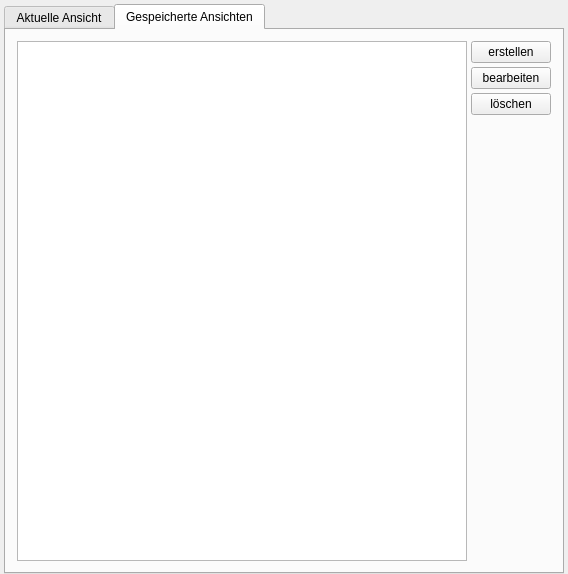
<ui version="4.0" >
 <class>ConfigDglViewClass</class>
 <widget class="QWidget" name="ConfigDglViewClass" >
  <property name="geometry" >
   <rect>
    <x>0</x>
    <y>0</y>
    <width>568</width>
    <height>574</height>
   </rect>
  </property>
  <property name="windowTitle" >
   <string>ConfigDglView</string>
  </property>
  <layout class="QVBoxLayout" >
   <property name="leftMargin" >
    <number>4</number>
   </property>
   <property name="topMargin" >
    <number>4</number>
   </property>
   <property name="rightMargin" >
    <number>4</number>
   </property>
   <property name="bottomMargin" >
    <number>0</number>
   </property>
   <item>
    <widget class="QTabWidget" name="tabWidget" >
     <property name="tabShape" >
      <enum>QTabWidget::Rounded</enum>
     </property>
     <property name="currentIndex" >
      <number>1</number>
     </property>
     <widget class="QWidget" name="tab" >
      <attribute name="title" >
       <string>Aktuelle Ansicht</string>
      </attribute>
      <layout class="QVBoxLayout" >
       <property name="leftMargin" >
        <number>9</number>
       </property>
       <item>
        <widget class="QCheckBox" name="zeigeLanguage2" >
         <property name="text" >
          <string>Wörterbuch 2 anzeigen</string>
         </property>
        </widget>
       </item>
       <item>
        <layout class="QHBoxLayout" >
         <item>
          <layout class="QGridLayout" >
           <property name="bottomMargin" >
            <number>0</number>
           </property>
           <property name="horizontalSpacing" >
            <number>4</number>
           </property>
           <property name="verticalSpacing" >
            <number>4</number>
           </property>
           <item row="1" column="0" >
            <widget class="QLabel" name="label" >
             <property name="text" >
              <string>Wörterbücher:</string>
             </property>
            </widget>
           </item>
           <item row="1" column="1" >
            <widget class="QComboBox" name="cLexika" >
             <item>
              <property name="text" >
               <string>nebeneinander</string>
              </property>
             </item>
             <item>
              <property name="text" >
               <string>untereinander</string>
              </property>
             </item>
            </widget>
           </item>
           <item row="2" column="0" >
            <widget class="QLabel" name="label_2" >
             <property name="text" >
              <string>Stichwort und Übersetzung:</string>
             </property>
            </widget>
           </item>
           <item row="2" column="1" >
            <widget class="QComboBox" name="cLexikaObjekte" >
             <item>
              <property name="text" >
               <string>nebeneinander</string>
              </property>
             </item>
             <item>
              <property name="text" >
               <string>untereinander</string>
              </property>
             </item>
            </widget>
           </item>
           <item row="3" column="0" >
            <widget class="QLabel" name="label_3" >
             <property name="text" >
              <string>Reihenfolge:</string>
             </property>
            </widget>
           </item>
           <item row="3" column="1" >
            <widget class="QComboBox" name="cLB" >
             <item>
              <property name="text" >
               <string>Wörter - Übersetzung</string>
              </property>
             </item>
             <item>
              <property name="text" >
               <string>Übersetzung - Wörter</string>
              </property>
             </item>
            </widget>
           </item>
           <item row="0" column="1" >
            <widget class="QComboBox" name="cbCaption" >
             <item>
              <property name="text" >
               <string>keine</string>
              </property>
             </item>
             <item>
              <property name="text" >
               <string>kurz</string>
              </property>
             </item>
             <item>
              <property name="text" >
               <string>lang</string>
              </property>
             </item>
            </widget>
           </item>
           <item row="0" column="0" >
            <widget class="QLabel" name="label_8" >
             <property name="text" >
              <string>Überschrift:</string>
             </property>
            </widget>
           </item>
          </layout>
         </item>
         <item>
          <spacer>
           <property name="orientation" >
            <enum>Qt::Horizontal</enum>
           </property>
           <property name="sizeHint" >
            <size>
             <width>2</width>
             <height>10</height>
            </size>
           </property>
          </spacer>
         </item>
        </layout>
       </item>
       <item>
        <widget class="QGroupBox" name="groupBox" >
         <property name="sizePolicy" >
          <sizepolicy vsizetype="Expanding" hsizetype="Preferred" >
           <horstretch>0</horstretch>
           <verstretch>0</verstretch>
          </sizepolicy>
         </property>
         <property name="title" >
          <string>Vorschau</string>
         </property>
         <layout class="QVBoxLayout" >
          <property name="spacing" >
           <number>4</number>
          </property>
          <property name="leftMargin" >
           <number>4</number>
          </property>
          <property name="topMargin" >
           <number>4</number>
          </property>
          <property name="rightMargin" >
           <number>4</number>
          </property>
          <property name="bottomMargin" >
           <number>4</number>
          </property>
          <item>
           <layout class="QHBoxLayout" >
            <property name="spacing" >
             <number>0</number>
            </property>
            <item>
             <spacer>
              <property name="orientation" >
               <enum>Qt::Horizontal</enum>
              </property>
              <property name="sizeHint" >
               <size>
                <width>10</width>
                <height>10</height>
               </size>
              </property>
             </spacer>
            </item>
            <item>
             <layout class="QVBoxLayout" >
              <property name="spacing" >
               <number>0</number>
              </property>
              <item>
               <spacer>
                <property name="orientation" >
                 <enum>Qt::Vertical</enum>
                </property>
                <property name="sizeHint" >
                 <size>
                  <width>10</width>
                  <height>10</height>
                 </size>
                </property>
               </spacer>
              </item>
              <item>
               <layout class="QGridLayout" >
                <property name="leftMargin" >
                 <number>4</number>
                </property>
                <property name="topMargin" >
                 <number>4</number>
                </property>
                <property name="rightMargin" >
                 <number>4</number>
                </property>
                <property name="bottomMargin" >
                 <number>4</number>
                </property>
                <property name="horizontalSpacing" >
                 <number>4</number>
                </property>
                <property name="verticalSpacing" >
                 <number>4</number>
                </property>
                <item row="0" column="0" >
                 <widget class="QLabel" name="l1" >
                  <property name="text" >
                   <string>TextLabel</string>
                  </property>
                 </widget>
                </item>
                <item row="0" column="1" >
                 <widget class="QLabel" name="l2" >
                  <property name="text" >
                   <string>TextLabel</string>
                  </property>
                 </widget>
                </item>
                <item row="1" column="0" colspan="2" >
                 <widget class="QLabel" name="l3" >
                  <property name="text" >
                   <string>TextLabel</string>
                  </property>
                 </widget>
                </item>
               </layout>
              </item>
              <item>
               <spacer>
                <property name="orientation" >
                 <enum>Qt::Vertical</enum>
                </property>
                <property name="sizeHint" >
                 <size>
                  <width>10</width>
                  <height>10</height>
                 </size>
                </property>
               </spacer>
              </item>
             </layout>
            </item>
            <item>
             <spacer>
              <property name="orientation" >
               <enum>Qt::Horizontal</enum>
              </property>
              <property name="sizeHint" >
               <size>
                <width>10</width>
                <height>10</height>
               </size>
              </property>
             </spacer>
            </item>
           </layout>
          </item>
         </layout>
        </widget>
       </item>
      </layout>
     </widget>
     <widget class="QWidget" name="tab_2" >
      <attribute name="title" >
       <string>Gespeicherte Ansichten</string>
      </attribute>
      <layout class="QVBoxLayout" >
       <item>
        <layout class="QHBoxLayout" >
         <property name="spacing" >
          <number>4</number>
         </property>
         <item>
          <widget class="QListWidget" name="storedViews" />
         </item>
         <item>
          <layout class="QVBoxLayout" >
           <property name="spacing" >
            <number>4</number>
           </property>
           <item>
            <widget class="QPushButton" name="pbAdd" >
             <property name="text" >
              <string>erstellen</string>
             </property>
            </widget>
           </item>
           <item>
            <widget class="QPushButton" name="pbEdit" >
             <property name="text" >
              <string>bearbeiten</string>
             </property>
            </widget>
           </item>
           <item>
            <widget class="QPushButton" name="pbDelete" >
             <property name="text" >
              <string>löschen</string>
             </property>
            </widget>
           </item>
           <item>
            <spacer>
             <property name="orientation" >
              <enum>Qt::Vertical</enum>
             </property>
             <property name="sizeHint" >
              <size>
               <width>20</width>
               <height>40</height>
              </size>
             </property>
            </spacer>
           </item>
          </layout>
         </item>
        </layout>
       </item>
      </layout>
     </widget>
    </widget>
   </item>
  </layout>
 </widget>
 <layoutdefault spacing="6" margin="11" />
 <resources/>
 <connections/>
</ui>
